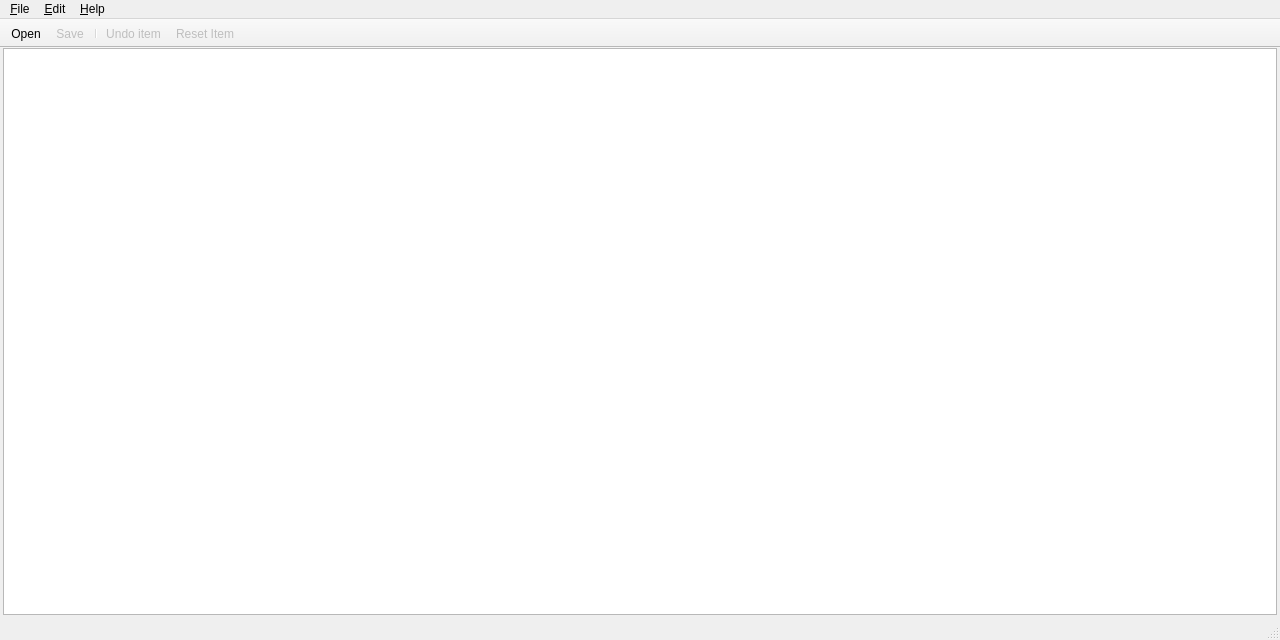
<?xml version="1.0" encoding="UTF-8"?>
<ui version="4.0">
 <class>Carm2PatcherMainWindow</class>
 <widget class="QMainWindow" name="Carm2PatcherMainWindow">
  <property name="geometry">
   <rect>
    <x>0</x>
    <y>0</y>
    <width>1280</width>
    <height>640</height>
   </rect>
  </property>
  <property name="minimumSize">
   <size>
    <width>640</width>
    <height>320</height>
   </size>
  </property>
  <property name="windowTitle">
   <string>Carmageddon Cheat Patcher</string>
  </property>
  <widget class="QWidget" name="centralwidget">
   <layout class="QVBoxLayout" name="verticalLayout">
    <property name="leftMargin">
     <number>3</number>
    </property>
    <property name="topMargin">
     <number>0</number>
    </property>
    <property name="rightMargin">
     <number>3</number>
    </property>
    <property name="bottomMargin">
     <number>3</number>
    </property>
    <item>
     <widget class="QTableView" name="centralTable">
      <property name="selectionMode">
       <enum>QAbstractItemView::SingleSelection</enum>
      </property>
      <property name="selectionBehavior">
       <enum>QAbstractItemView::SelectRows</enum>
      </property>
     </widget>
    </item>
   </layout>
  </widget>
  <widget class="QMenuBar" name="menuBar">
   <property name="geometry">
    <rect>
     <x>0</x>
     <y>0</y>
     <width>1280</width>
     <height>23</height>
    </rect>
   </property>
   <widget class="QMenu" name="fileMenu">
    <property name="title">
     <string>&amp;File</string>
    </property>
    <addaction name="openAction"/>
    <addaction name="saveAction"/>
    <addaction name="separator"/>
    <addaction name="quitAction"/>
   </widget>
   <widget class="QMenu" name="helpMenu">
    <property name="title">
     <string>&amp;Help</string>
    </property>
    <addaction name="aboutQtAction"/>
    <addaction name="aboutAction"/>
   </widget>
   <widget class="QMenu" name="editMenu">
    <property name="title">
     <string>&amp;Edit</string>
    </property>
    <addaction name="undoItemAction"/>
    <addaction name="undoAllAction"/>
    <addaction name="separator"/>
    <addaction name="resetItemAction"/>
    <addaction name="resetAllAction"/>
   </widget>
   <addaction name="fileMenu"/>
   <addaction name="editMenu"/>
   <addaction name="helpMenu"/>
  </widget>
  <widget class="QToolBar" name="toolBar">
   <property name="windowTitle">
    <string>toolBar</string>
   </property>
   <property name="movable">
    <bool>false</bool>
   </property>
   <attribute name="toolBarArea">
    <enum>TopToolBarArea</enum>
   </attribute>
   <attribute name="toolBarBreak">
    <bool>false</bool>
   </attribute>
   <addaction name="openAction"/>
   <addaction name="saveAction"/>
   <addaction name="separator"/>
   <addaction name="undoItemAction"/>
   <addaction name="resetItemAction"/>
  </widget>
  <widget class="QStatusBar" name="statusBar"/>
  <action name="openAction">
   <property name="text">
    <string>&amp;Open...</string>
   </property>
   <property name="shortcut">
    <string>Ctrl+O</string>
   </property>
  </action>
  <action name="saveAction">
   <property name="enabled">
    <bool>false</bool>
   </property>
   <property name="text">
    <string>&amp;Save</string>
   </property>
   <property name="shortcut">
    <string>Ctrl+S</string>
   </property>
  </action>
  <action name="quitAction">
   <property name="text">
    <string>&amp;Quit</string>
   </property>
  </action>
  <action name="aboutQtAction">
   <property name="text">
    <string>About &amp;Qt...</string>
   </property>
  </action>
  <action name="aboutAction">
   <property name="text">
    <string>&amp;About...</string>
   </property>
  </action>
  <action name="resetItemAction">
   <property name="enabled">
    <bool>false</bool>
   </property>
   <property name="text">
    <string>&amp;Reset Item</string>
   </property>
  </action>
  <action name="undoAllAction">
   <property name="enabled">
    <bool>false</bool>
   </property>
   <property name="text">
    <string>U&amp;ndo All</string>
   </property>
  </action>
  <action name="resetAllAction">
   <property name="enabled">
    <bool>false</bool>
   </property>
   <property name="text">
    <string>R&amp;eset All</string>
   </property>
  </action>
  <action name="undoItemAction">
   <property name="enabled">
    <bool>false</bool>
   </property>
   <property name="text">
    <string>&amp;Undo item</string>
   </property>
  </action>
 </widget>
 <resources/>
 <connections/>
</ui>
